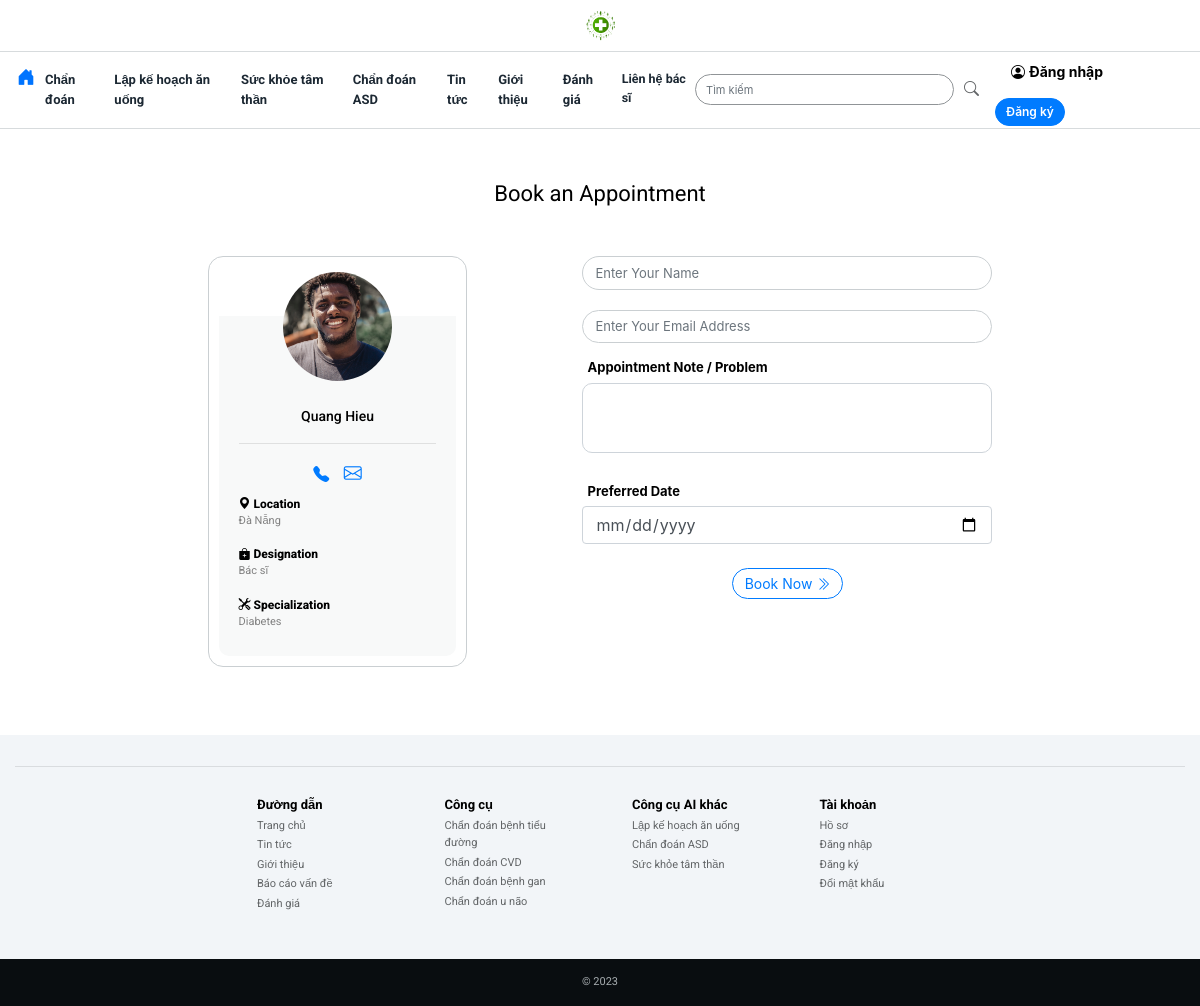
Screenshot of /11/appointment/ with the database file from the repository.
### MAINAPP/models.py (models this page shows, shortened)
class HealthcareExpert(models.Model):
	expert_username = models.CharField(max_length= 1000)
	expert_name = models.CharField(max_length= 1000, blank=True)
	expert_email = models.CharField(max_length= 1000,blank=True)
	expert_designation= models.CharField(max_length= 2000)
	expert_specialization= models.CharField(max_length= 4000)
	expert_address= models.CharField(max_length= 4000)
	expert_contact= models.CharField(max_length= 1000)
	expert_image = models.ImageField(null=True, blank=True)
	@property
	def expert_imageURL(self):
		try:
			url = self.expert_image.url
		except:
			url = ''
		return url

### MAINAPP/views.py (the view, shortened to what this page needs)
# urls.py: path('<int:id>/appointment/', views.appointment, name="appointment"),
def appointment(request ,id):
	expert = HealthcareExpert.objects.get(id=id)
	context = {'expert':expert}
	return render(request, 'MAINAPP/appointment.html', context)

### templates/MAINAPP/appointment.html (shortened to what this page needs)
{%  extends 'MAINAPP/home.html' %}
{% load static %}
{% block content %}
<br><br>
<div class="container col-lg-9">
  <p style="font-size:22px;color:black;font-weight:400;font-family: 'Roboto', sans-serif;margin-bottom:2px;text-align:center;" >Book an Appointment</p>
  <br>
  <div class="row">
    <div class="col-lg-4" style="margin-left:auto;margin-right:auto;display:flex;flex-wrap:wrap;padding:20px;">
      <div class="" style="width:100%;width:100%;border-radius:15px;border:1px solid #CACFD2;padding:10px;">
        <div class="text-center">
          <img class="sharp"src="{{ expert.expert_imageURL }}"  style="width:140px;padding:5px;border-radius:300px;width:50%" >
        </div>
        <div class="" style="background:#F8F9F9;padding:20px 20px 10px 20px;margin-top:-70px;border-radius:0px 0px 10px 10px ">
          <p style="margin:3px;font-size:14px;font-weight:500;color:black;font-family: 'Roboto', sans-serif;text-align:center">{{expert.expert_name}}</p>
             <hr>
          <div class="text-center">
            <label ><a href="tel:{{ expert.expert_contact }}"><i class="bi bi-telephone-fill" style="margin:5px;font-size:16px;"></i></a></label>
           <label ><a href="mailto:{{ expert.expert_email }}"><i class="bi bi-envelope" style="margin:5px;font-size:18px;"></i></a></label>
          </div>
          <p style="font-size:12px;margin:0px;font-weight:800;color:black;font-family: 'Roboto', sans-serif;"><i class="bi bi-geo-alt-fill"></i> Location  </p>
          <p style="font-size:11px;font-weight:400;color:gray;font-family: 'Roboto', sans-serif;"> {{expert.expert_address}}</p>
          <p style="font-size:12px;margin:0px;font-weight:800;color:black;font-family: 'Roboto', sans-serif;"><i class="bi bi-bag-plus-fill"></i> Designation  </p>
          <p style="font-size:11px;font-weight:400;color:gray;font-family: 'Roboto', sans-serif;"> {{expert.expert_designation}}</p>
          <p style="font-size:12px;margin:0px;font-weight:800;color:black;font-family: 'Roboto', sans-serif;"><i class="bi bi-tools"></i> Specialization </p>
          <p style="font-size:11px;font-weight:400;color:gray;font-family: 'Roboto', sans-serif;"> {{expert.expert_specialization}}</p>
       </div>
      </div>
    </div>
    <div class="col-lg-6" style="margin-left:auto;margin-right:auto;display:flex;flex-wrap:wrap;padding:20px;">
      <div class="" style="width:100%;padding:0px;">
        <form class=""  method="POST" enctype="multipart/form-data" action ="{% url 'appointment' expert.id %}">
          <input  placeholder="Enter Your Name"type="text" class="form-control" id ="id_booked_by" name="booked_by"  style="border:1px solid #CACFD2;border-radius:50px;font-size:13px;color:black;font-weight:400;margin-bottom:20px;" required>
          <input placeholder="Enter Your Email Address"type="email" class="form-control" id ="id_user_email"name="user_email"  style="border:1px solid #CACFD2;border-radius:50px;font-size:13px;color:black;font-weight:400;margin-bottom:10px;" required>
          <label for="id_problem" style="font-size:13px;font-weight:700;margin:5px;color:black;">Appointment Note / Problem</label>
          <div class="text-center">
          <textarea class="form-control" name="problem"  id="id_problem" style="width:100%;height:70px;font-size:12px;padding:10px;resize: none;border-radius:10px;" required></textarea>
          </div>
          <br>
          <label style="font-size:13px;font-weight:700;margin:5px;color:black;">Preferred Date</label>
          <input type="date" class="form-control" id="date" value="{{placement.date|date:"Y-m-d" }}"  name="preferred_date" required>
          <br>
          <div class="text-center">
            <button type="submit" class="btn btn-outline-primary" style="border-radius:50px;font-weight:400;font-size:14px;border-width:1px;padding:4px 12px 4px 12px">Book Now <i class="bi bi-chevron-double-right"></i> </button>
          </div>
          </form>
      </div>
    </div>
  </div>
</div>
<br><br>
{% endblock content %}

### static/css/main.css (style rules this page uses)
.sharp { image-rendering: -moz-crisp-edges; image-rendering: -o-crisp-edges; image-rendering: -webkit-optimize-contrast; image-rendering: crisp-edges; -ms-interpolation-mode: nearest-neighbor; }

### rows the page displays
HealthcareExpert: expert_imageURL (picture), expert_name "Quang Hieu", expert_address "Đà Nẵng", expert_designation "Bác sĩ", expert_specialization "Diabetes"
